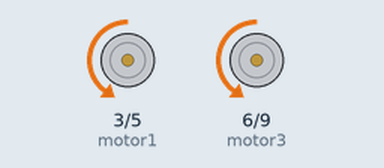
This sketch was run on a simulated Arduino Uno, built with avr-gcc and run on an emulated ATmega328P. Shown: motor-driver pin pairs drawn as motors (green arrow = first pin HIGH = forward, orange = second pin HIGH = backward, longer = more drive).

Above: at 0.1 s.
Timing chart, 0 to 1.6 s (numbered marks = the images above):
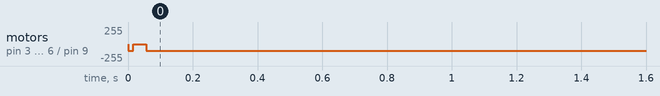

Measured:
- by itself, motor on pin 3 (motor1) / pin 5 (motor2), motor on pin 6 (motor3) / pin 9 (motor4): stopped → backward 100/255 at 0.00 s

The sketch:

try.ino
```cpp
byte motor1 = 3, motor2 = 5, motor3 = 6, motor4 =9 , echo = 10 , trig = 11 ,x=0,RS=7, LS=2, MS =4, left = 0, right = 0 , med = 0,pr=1,pl=1,pm=1 , SoundSensor = 8;
float take =0 ,give = 0 ;int counter = 0 , RightSmooth =0, Right = 0 , LeftSmooth = 0 , Left = 0;
void setup() {
  // put your setup code here, to run once:
pinMode(motor1,OUTPUT);
pinMode(motor2,OUTPUT);
pinMode(motor3,OUTPUT);
pinMode(motor4,OUTPUT);
pinMode(echo,INPUT);
pinMode(RS,INPUT) ;
pinMode(LS,INPUT) ;
pinMode(MS,INPUT) ;
pinMode(SoundSensor,INPUT);
pinMode(trig,OUTPUT);
}
void forward ()
{
    digitalWrite(motor1,LOW);
    analogWrite(motor2,100);
    digitalWrite(motor3,LOW);
    analogWrite(motor4,100);
}
void Stop ()
{
    digitalWrite(motor1,LOW);
    analogWrite(motor2,0);
    digitalWrite(motor3,LOW);
    analogWrite(motor4,0);
}
void loop() {
  // put your main code here, to run repeatedly:
//373 + 45 + 1
for (int i=0;i<373 ; i++ )
{
forward();
}
Stop();
}
```
